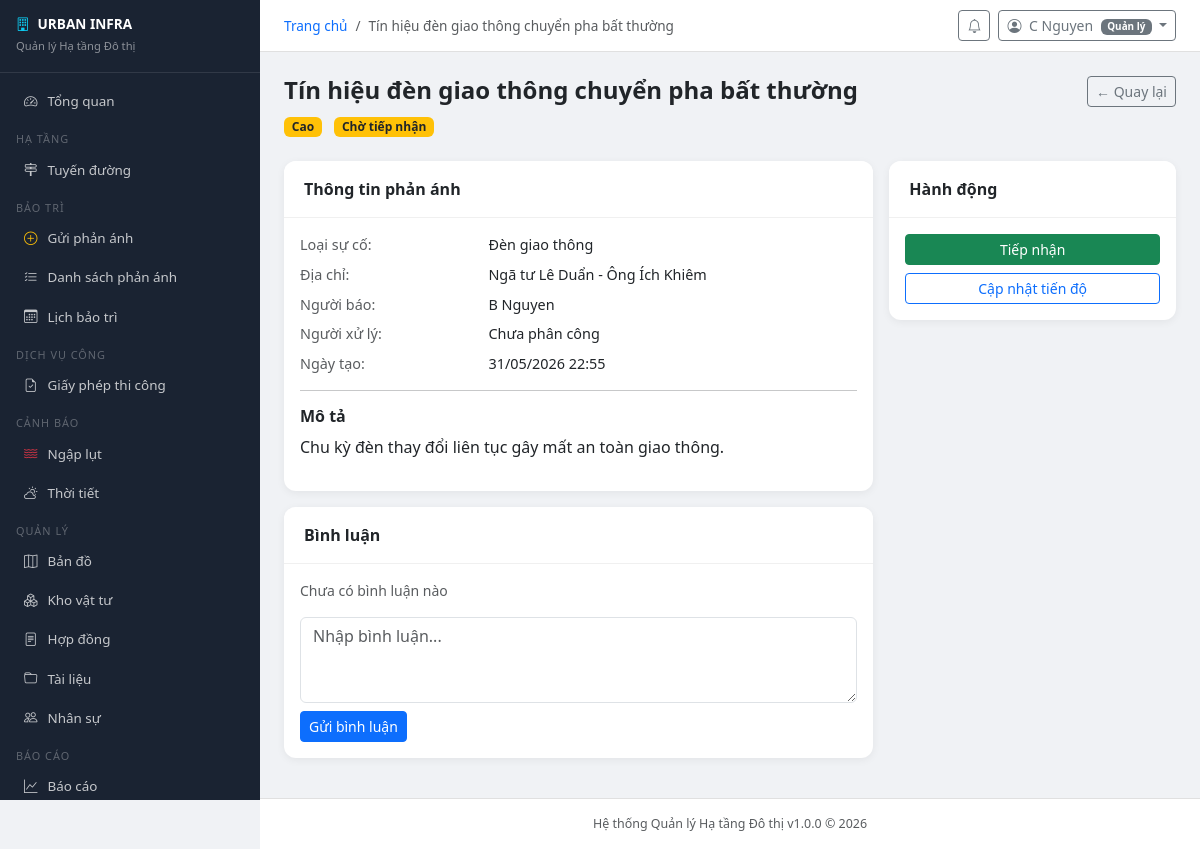
/maintenance/4/ (signed in), run on the app's committed database.
### maintenance/models.py (models this page shows, shortened)
class MaintenanceRequest(models.Model):
    TYPE_CHOICES = [
        ('road_damage', 'Hư hỏng đường'),
        ('pothole', 'Ổ gà'),
        ('traffic_light', 'Đèn giao thông'),
        ('drainage', 'Thoát nước'),
        ('bridge', 'Cầu cống'),
        ('sign', 'Biển báo'),
        ('lighting', 'Chiếu sáng'),
        ('other', 'Khác'),
    ]
    STATUS_CHOICES = [
        ('pending', 'Chờ tiếp nhận'),
        ('received', 'Đã tiếp nhận'),
        ('assigned', 'Đã phân công'),
        ('in_progress', 'Đang xử lý'),
        ('completed', 'Hoàn thành'),
        ('rejected', 'Từ chối'),
        ('cancelled', 'Đã hủy'),
    ]
    PRIORITY_CHOICES = [
        ('low', 'Thấp'),
        ('medium', 'Trung bình'),
        ('high', 'Cao'),
        ('urgent', 'Khẩn cấp'),
    ]
    title = models.CharField('Tiêu đề', max_length=300)
    description = models.TextField('Mô tả sự cố')
    incident_type = models.CharField('Loại sự cố', max_length=20, choices=TYPE_CHOICES)
    priority = models.CharField('Mức độ ưu tiên', max_length=10, choices=PRIORITY_CHOICES, default='medium')
    status = models.CharField('Trạng thái', max_length=15, choices=STATUS_CHOICES, default='pending')
    infrastructure = models.ForeignKey(
        'infrastructure.Infrastructure', on_delete=models.SET_NULL, null=True, blank=True,
        related_name='maintenance_requests', verbose_name='Hạ tầng liên quan'
    )
    road = models.ForeignKey(
        'infrastructure.Road', on_delete=models.SET_NULL, null=True, blank=True,
        related_name='maintenance_requests', verbose_name='Tuyến đường'
    )
    latitude = models.FloatField('Vĩ độ', null=True, blank=True)
    longitude = models.FloatField('Kinh độ', null=True, blank=True)
    address = models.CharField('Địa chỉ', max_length=300, blank=True)
    is_anonymous = models.BooleanField('Phản ánh ẩn danh', default=False)
    reported_by = models.ForeignKey(User, on_delete=models.SET_NULL, null=True,
                                     related_name='reported_requests', verbose_name='Người báo cáo')
    assigned_to = models.ForeignKey(User, on_delete=models.SET_NULL, null=True, blank=True,
                                     related_name='assigned_requests', verbose_name='Người xử lý')
    assigned_at = models.DateTimeField('Thời gian phân công', null=True, blank=True)
    started_at = models.DateTimeField('Thời gian bắt đầu', null=True, blank=True)
    completed_at = models.DateTimeField('Thời gian hoàn thành', null=True, blank=True)
    estimated_cost = models.DecimalField('Chi phí dự kiến (VNĐ)', max_digits=15, decimal_places=0, default=0)
    actual_cost = models.DecimalField('Chi phí thực tế (VNĐ)', max_digits=15, decimal_places=0, default=0)
    rejection_reason = models.TextField('Lý do từ chối', blank=True)
    processing_note = models.TextField('Ghi chú xử lý', blank=True)
    is_duplicate = models.BooleanField('Phản ánh trùng', default=False)
    duplicate_of = models.ForeignKey('self', on_delete=models.SET_NULL, null=True, blank=True,
                                      related_name='duplicates', verbose_name='Trùng với')
    citizen_rating = models.IntegerField('Đánh giá của người dân (1-5)', null=True, blank=True)
    citizen_feedback = models.TextField('Phản hồi người dân', blank=True)
    created_at = models.DateTimeField('Ngày tạo', auto_now_add=True)
    updated_at = models.DateTimeField('Cập nhật', auto_now=True)
    class Meta:
        verbose_name = 'Yêu cầu bảo trì'
        verbose_name_plural = 'Yêu cầu bảo trì'
        ordering = ['-created_at']

### accounts/models.py (models this page shows, shortened)
class User(AbstractUser):
    ROLE_CHOICES = [
        ('admin', 'Quản trị viên hệ thống'),
        ('manager', 'Quản lý'),
        ('staff', 'Cán bộ kỹ thuật'),
        ('inspector', 'Kiểm định viên'),
        ('citizen', 'Người dân'),
    ]
    role = models.CharField('Vai trò', max_length=20, choices=ROLE_CHOICES, default='citizen')
    phone = models.CharField('Số điện thoại', max_length=15, blank=True)
    avatar = models.ImageField('Ảnh đại diện', upload_to='avatars/', blank=True, null=True)
    address = models.TextField('Địa chỉ', blank=True)
    district = models.CharField('Quận/Huyện', max_length=100, blank=True)
    ward = models.CharField('Phường/Xã', max_length=100, blank=True)
    is_locked = models.BooleanField('Bị khóa', default=False)
    locked_reason = models.TextField('Lý do khóa', blank=True)
    otp_secret = models.CharField(max_length=32, blank=True)
    two_factor_enabled = models.BooleanField('Xác thực 2 bước', default=False)
    created_at = models.DateTimeField('Ngày tạo', auto_now_add=True)
    updated_at = models.DateTimeField('Cập nhật', auto_now=True)
    class Meta:
        verbose_name = 'Người dùng'
        verbose_name_plural = 'Người dùng'
    @property
    def is_admin(self):
        return self.role == 'admin' or self.is_superuser
    @property
    def is_staff_member(self):
        return self.role in ('admin', 'manager', 'staff', 'inspector')

### maintenance/views.py (the view)
# urls.py: path('<int:pk>/', views.request_detail, name='request_detail'),
@login_required
def request_detail(request, pk):
    req = get_object_or_404(MaintenanceRequest, pk=pk)
    if request.user.role == 'citizen' and req.reported_by != request.user and not req.is_anonymous:
        messages.error(request, 'Bạn không có quyền xem phản ánh này.')
        return redirect('maintenance:request_list')
    comment_form = MaintenanceCommentForm()
    comments = req.comments.filter(is_internal=False) if request.user.role == 'citizen' else req.comments.all()
    photos = req.photos.all()
    return render(request, 'maintenance/request_detail.html', {
        'req': req, 'comment_form': comment_form,
        'comments': comments, 'photos': photos,
        'page_title': req.title,
    })

### maintenance/forms.py
class MaintenanceCommentForm(forms.ModelForm):
    class Meta:
        model = MaintenanceComment
        fields = ['content']
        widgets = {
            'content': forms.Textarea(attrs={'class': 'form-control', 'rows': 3, 'placeholder': 'Nhập bình luận...'}),
        }

### urban_infra/context_processors.py (called while the page is built)
def global_context(request):
    context = {
        'SYSTEM_NAME': settings.SYSTEM_NAME,
        'SYSTEM_SHORT_NAME': settings.SYSTEM_SHORT_NAME,
        'SYSTEM_VERSION': settings.SYSTEM_VERSION,
    }
    if request.user.is_authenticated:
        from notifications.models import Notification
        context['unread_count'] = Notification.objects.filter(
            recipient=request.user, is_read=False
        ).count()
    return context

### maintenance/templates/maintenance/request_detail.html (shortened to what this page needs)
{% extends "base.html" %}
{% block content %}
<div class="d-flex justify-content-between align-items-start mb-4">
  <div>
    <h4 class="fw-bold">{{ req.title }}</h4>
    <span class="badge bg-{% if req.priority == 'urgent' %}danger{% elif req.priority == 'high' %}warning text-dark{% else %}secondary{% endif %} me-2">{{ req.get_priority_display }}</span>
    <span class="badge bg-{% if req.status == 'completed' %}success{% elif req.status == 'in_progress' %}info{% elif req.status == 'pending' %}warning text-dark{% elif req.status == 'rejected' %}danger{% else %}secondary{% endif %}">{{ req.get_status_display }}</span>
  </div>
  <a href="{% url 'maintenance:request_list' %}" class="btn btn-sm btn-outline-secondary">← Quay lại</a>
</div>
<div class="row g-3">
  <div class="col-md-8">
    <div class="card mb-3">
      <div class="card-header fw-bold">Thông tin phản ánh</div>
      <div class="card-body">
        <div class="row g-2 mb-3" style="font-size:.9rem">
          <div class="col-sm-4 text-muted">Loại sự cố:</div><div class="col-sm-8 fw-medium">{{ req.get_incident_type_display }}</div>
          <div class="col-sm-4 text-muted">Địa chỉ:</div><div class="col-sm-8">{{ req.address|default:"—" }}</div>
          <div class="col-sm-4 text-muted">Người báo:</div><div class="col-sm-8">{% if req.is_anonymous %}Ẩn danh{% else %}{{ req.reported_by.get_full_name|default:"—" }}{% endif %}</div>
          <div class="col-sm-4 text-muted">Người xử lý:</div><div class="col-sm-8">{{ req.assigned_to.get_full_name|default:"Chưa phân công" }}</div>
          <div class="col-sm-4 text-muted">Ngày tạo:</div><div class="col-sm-8">{{ req.created_at|date:"d/m/Y H:i" }}</div>
        </div>
        <hr>
        <h6 class="fw-bold">Mô tả</h6>
        <p>{{ req.description }}</p>
      </div>
    </div>
    <div class="card mb-3">
      <div class="card-header fw-bold">Bình luận</div>
      <div class="card-body">
        {% for c in comments %}
        <div class="d-flex gap-2 mb-3">
          <div class="rounded-circle bg-primary text-white d-flex align-items-center justify-content-center flex-shrink-0" style="width:36px;height:36px"><i class="bi bi-person" style="font-size:.9rem"></i></div>
          <div>
            <div class="fw-medium" style="font-size:.85rem">{{ c.author.get_full_name|default:"Ẩn danh" }} <span class="text-muted fw-normal">– {{ c.created_at|date:"d/m/Y H:i" }}</span></div>
            <p class="mb-0" style="font-size:.9rem">{{ c.content }}</p>
          </div>
        </div>
        {% empty %}<p class="text-muted small">Chưa có bình luận nào</p>{% endfor %}
        <form method="post" action="{% url 'maintenance:add_comment' req.pk %}">{% csrf_token %}
          {{ comment_form.content }}
          <button type="submit" class="btn btn-primary btn-sm mt-2">Gửi bình luận</button>
        </form>
      </div>
    </div>
  </div>
  <div class="col-md-4">
    <div class="card mb-3">
      <div class="card-header fw-bold">Hành động</div>
      <div class="card-body d-grid gap-2">
        {% if request.user.is_staff_member %}
        {% if req.status == 'pending' %}
        <form method="post" action="{% url 'maintenance:request_receive' req.pk %}">{% csrf_token %}<button class="btn btn-success btn-sm w-100">Tiếp nhận</button></form>
        {% endif %}
        <button class="btn btn-outline-primary btn-sm" data-bs-toggle="collapse" data-bs-target="#updateForm">Cập nhật tiến độ</button>
        {% endif %}
      </div>
    </div>
  </div>
</div>
{% endblock %}

### templates/base.html (shortened to what this page needs)
<!DOCTYPE html>
<html lang="vi">
<head>
<link rel="stylesheet" href="https://cdnjs.cloudflare.com/ajax/libs/bootstrap/5.3.2/css/bootstrap.min.css">
<link rel="stylesheet" href="https://cdnjs.cloudflare.com/ajax/libs/bootstrap-icons/1.11.3/font/bootstrap-icons.min.css">
</head>
<body>
{% if user.is_authenticated %}
<div class="sidebar" id="sidebar">
  <div class="brand">
    <h6><i class="bi bi-building me-2 text-info"></i>{{ SYSTEM_SHORT_NAME }}</h6>
    <small>Quản lý Hạ tầng Đô thị</small>
  </div>
  <nav class="py-2">
    <a href="{% url 'dashboard' %}" class="nav-link"><i class="bi bi-speedometer2"></i>Tổng quan</a>
    <div class="nav-section">Hạ tầng</div>
    <a href="{% url 'infrastructure:road_list' %}" class="nav-link"><i class="bi bi-signpost-2"></i>Tuyến đường</a>
    <div class="nav-section">Bảo trì</div>
    <a href="{% url 'maintenance:request_create' %}" class="nav-link"><i class="bi bi-plus-circle text-warning"></i>Gửi phản ánh</a>
    <a href="{% url 'maintenance:request_list' %}" class="nav-link"><i class="bi bi-list-check"></i>Danh sách phản ánh</a>
    <a href="{% url 'maintenance:schedule_list' %}" class="nav-link"><i class="bi bi-calendar3"></i>Lịch bảo trì</a>
    <div class="nav-section">Dịch vụ công</div>
    <a href="{% url 'permits:list' %}" class="nav-link"><i class="bi bi-file-earmark-check"></i>Giấy phép thi công</a>
    <div class="nav-section">Cảnh báo</div>
    <a href="{% url 'flood:alert_list' %}" class="nav-link"><i class="bi bi-water text-danger"></i>Ngập lụt</a>
    <a href="{% url 'weather:current' %}" class="nav-link"><i class="bi bi-cloud-sun"></i>Thời tiết</a>
    <div class="nav-section">Quản lý</div>
    <a href="{% url 'maps:map' %}" class="nav-link"><i class="bi bi-map"></i>Bản đồ</a>
    <a href="{% url 'inventory:material_list' %}" class="nav-link"><i class="bi bi-boxes"></i>Kho vật tư</a>
    <a href="{% url 'contracts:contract_list' %}" class="nav-link"><i class="bi bi-file-text"></i>Hợp đồng</a>
    <a href="{% url 'documents:list' %}" class="nav-link"><i class="bi bi-folder"></i>Tài liệu</a>
    {% if user.is_staff_member %}
    <a href="{% url 'hr:employee_list' %}" class="nav-link"><i class="bi bi-people"></i>Nhân sự</a>
    {% endif %}
    <div class="nav-section">Báo cáo</div>
    <a href="{% url 'reports:summary' %}" class="nav-link"><i class="bi bi-graph-up"></i>Báo cáo</a>
  </nav>
</div>
<div class="main-content">
  <div class="topbar">
    <div class="d-flex align-items-center gap-3">
      <nav>
        <ol class="breadcrumb mb-0" style="font-size:.85rem">
          <li class="breadcrumb-item"><a href="/" class="text-decoration-none">Trang chủ</a></li>
          {% if page_title %}<li class="breadcrumb-item active">{{ page_title }}</li>{% endif %}
        </ol>
      </nav>
    </div>
    <div class="d-flex align-items-center gap-2">
      <a href="{% url 'notifications:list' %}" class="btn btn-sm btn-outline-secondary position-relative">
        <i class="bi bi-bell"></i>
      </a>
      <div class="dropdown">
        <button class="btn btn-sm btn-outline-secondary dropdown-toggle" data-bs-toggle="dropdown">
          <i class="bi bi-person-circle me-1"></i>
          {{ user.get_full_name|default:user.username }}
          <span class="badge bg-secondary ms-1" style="font-size:.62rem">{{ user.get_role_display }}</span>
        </button>
      </div>
    </div>
  </div>
  <div class="content-area">
{% endif %}
{% block content %}{% endblock %}
{% if user.is_authenticated %}
  </div>
  <footer class="text-center py-3 text-muted"
          style="font-size:.78rem; border-top:1px solid #e0e0e0; background:#fff;">
    {{ SYSTEM_NAME }} v{{ SYSTEM_VERSION }} &copy; {% now "Y" %}
  </footer>
</div>
{% else %}
</div>
{% endif %}
</body>
</html>

### templates/base.html (style rules this page uses)
:root { --sidebar-width: 260px; --sidebar-bg: #1a2332; --sidebar-hover: #2c3e55; }
body { font-family: 'Segoe UI', sans-serif; background: #f0f2f5; }
.sidebar { width: var(--sidebar-width); height: 100vh; background: var(--sidebar-bg); position: fixed; top: 0; left: 0; z-index: 1000; overflow-y: auto; }
.sidebar .brand { padding: 16px; border-bottom: 1px solid rgba(255,255,255,.1); }
.sidebar .brand h6 { color: #fff; font-weight: 700; margin: 0; font-size: .85rem; }
.sidebar .brand small { color: rgba(255,255,255,.5); font-size: .7rem; }
.sidebar .nav-link { color: rgba(255,255,255,.75); padding: 9px 16px; border-radius: 6px; margin: 1px 8px; font-size: .84rem; display: flex; align-items: center; gap: 10px; text-decoration: none; }
.nav-section { color: rgba(255,255,255,.3); font-size: .68rem; text-transform: uppercase; letter-spacing: 1px; padding: 10px 16px 2px; }
.main-content { margin-left: var(--sidebar-width); min-height: 100vh; display: flex; flex-direction: column; }
.topbar { background: #fff; padding: 10px 24px; border-bottom: 1px solid #e0e0e0; display: flex; align-items: center; justify-content: space-between; position: sticky; top: 0; z-index: 100; }
.content-area { padding: 24px; flex: 1; }
.card { border: none; border-radius: 12px; box-shadow: 0 2px 8px rgba(0,0,0,.06); }
.card-header { background: #fff; border-bottom: 1px solid #f0f0f0; border-radius: 12px 12px 0 0 !important; padding: 16px 20px; }

### data on the page
MaintenanceRequest: title "Tín hiệu đèn giao thông chuyển pha bất thường", priority "Cao", status "Chờ tiếp nhận", incident_type "Đèn giao thông", address "Ngã tư Lê Duẩn - Ông Ích Khiêm", reported_by.get_full_name "B Nguyen", assigned_to.get_full_name "Chưa phân công", created_at "31/05/2026 22:55", description "Chu kỳ đèn thay đổi liên tục gây mất an toàn giao thông."
User: get_full_name "C Nguyen", role "Quản lý"

### other printed values
{{ SYSTEM_SHORT_NAME }} "URBAN INFRA"
{{ SYSTEM_NAME }} "Hệ thống Quản lý Hạ tầng Đô thị"
{{ SYSTEM_VERSION }} "1.0.0"
